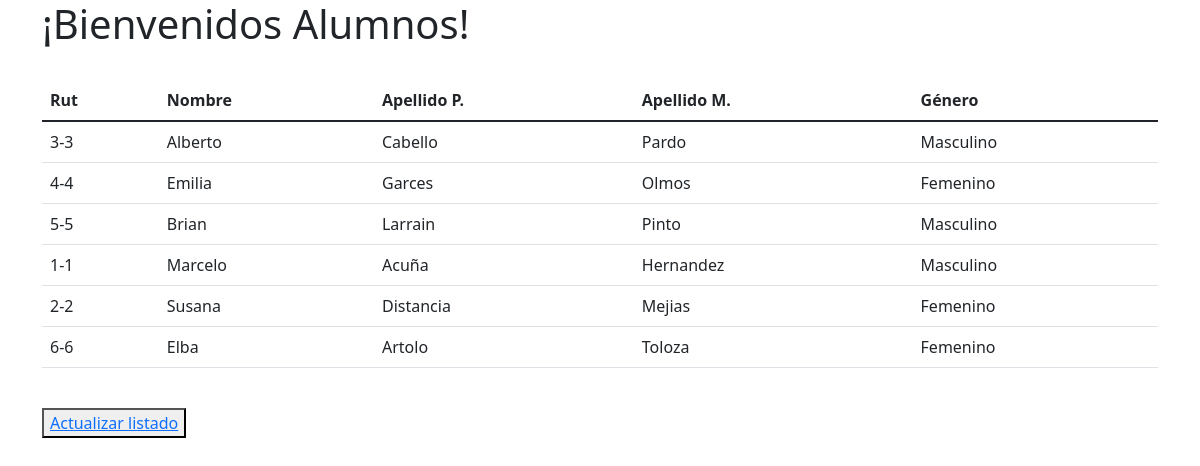
The page /alumnos/index on the database as committed earlier.
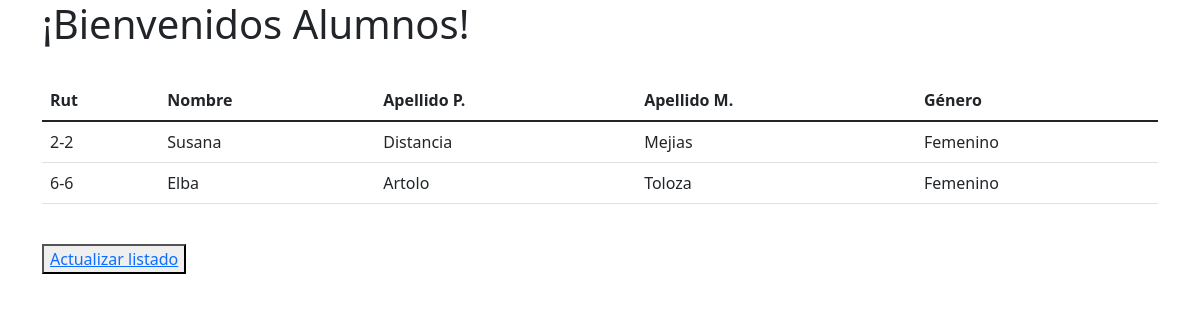
The same page on the database as committed later.
### alumnos/models.py (models this page shows, shortened)
class Alumno(models.Model):
    rut              = models.CharField(primary_key=True, max_length=10)
    nombre           = models.CharField(max_length=20)
    apellido_paterno = models.CharField(max_length=20)
    apellido_materno = models.CharField(max_length=20)
    fecha_nacimiento = models.DateField(blank=False, null=False)
    id_genero        = models.ForeignKey('Genero',on_delete=models.CASCADE, db_column='idGenero')
    telefono         = models.CharField(max_length=45)
    email            = models.EmailField(unique=True, max_length=100, blank=True, null=True)
    direccion        = models.CharField(max_length=50, blank=True, null=True)
    activo           = models.IntegerField()

class Genero(models.Model):
    id_genero  = models.AutoField(db_column='idGenero', primary_key=True)
    genero     = models.CharField(max_length=20, blank=False, null=False)

### alumnos/views.py (the view)
# urls.py: path("index", views.index, name="index"),
def index(request):
    alumnos = Alumno.objects.all()
    context = {"alumnos": alumnos}
    return render(request, "alumnos/index.html", context)

### alumnos/templates/alumnos/index.html (shortened to what this page needs)
<!DOCTYPE html>
<html lang="en">
<head>
    <link href="https://cdn.jsdelivr.net/npm/bootstrap@5.2.3/dist/css/bootstrap.min.css" rel="stylesheet">
</head>
<body>
    <div class="container">
    <h1> ¡Bienvenidos Alumnos! </h1><br>
        <table class="table">
            <thead>
            <tr>
                <th scope="col">Rut</th>
                <th scope="col">Nombre</th>
                <th scope="col">Apellido P.</th>
                <th scope="col">Apellido M.</th>
                <th scope="col">Género</th>
            </tr>
            </thead>
            <tbody class="table-group-divider">
                {% for alumno in alumnos %}
                    <tr>
                        <td>{{alumno.rut}}</td>
                        <td>{{alumno.nombre}}</td>
                        <td>{{alumno.apellido_paterno}}</td>
                        <td>{{alumno.apellido_materno}}</td>
                        <td>{{alumno.id_genero.genero}}</td>
                    </tr>
                {% endfor %}
            </tbody>
        </table><br>
        <button>
            <a href="{% url 'alumnosUpdate' %}"> Actualizar listado </a>
        </button>
    </div>
</body>
</html>

Rows that differ between the two databases and show on the page:
removed Alumno: rut "3-3", nombre "Alberto", apellido_paterno "Cabello", apellido_materno "Pardo", id_genero.genero "Masculino"
removed Alumno: rut "4-4", nombre "Emilia", apellido_paterno "Garces", apellido_materno "Olmos", id_genero.genero "Femenino"
removed Alumno: rut "5-5", nombre "Brian", apellido_paterno "Larrain", apellido_materno "Pinto", id_genero.genero "Masculino"
removed Alumno: rut "1-1", nombre "Marcelo", apellido_paterno "Acuña", apellido_materno "Hernandez", id_genero.genero "Masculino"
